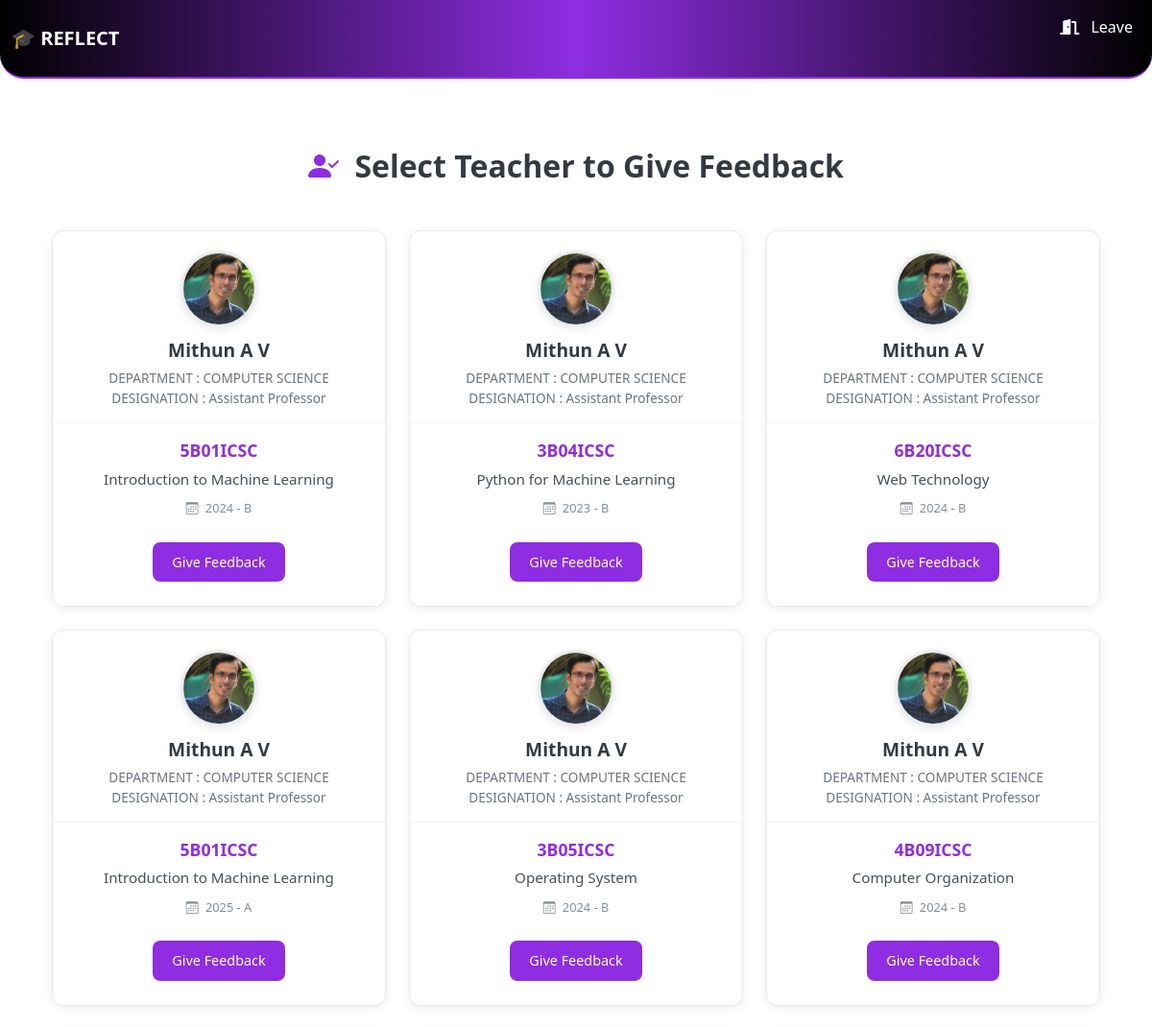
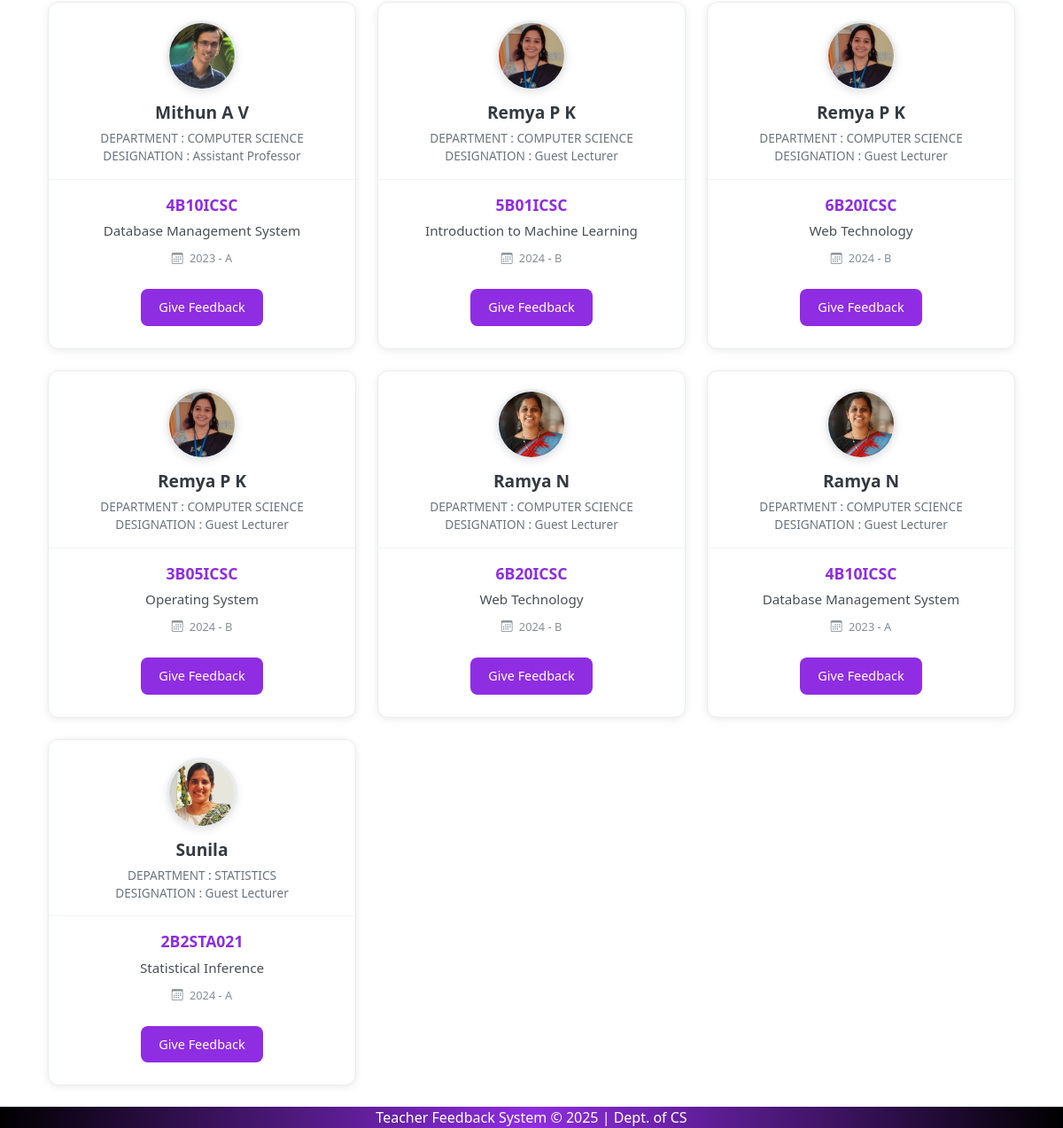
/student-feedback/teachers/, run on the app's committed database (2 pictures, top to bottom).
### feedback_app/models.py (models this page shows, shortened)
class TeacherBatch(models.Model):
    teacher_batch_id = models.AutoField(primary_key=True)
    teacher = models.ForeignKey(Teacher, on_delete=models.CASCADE)
    batch = models.ForeignKey(Batch, on_delete=models.CASCADE)
    course = models.ForeignKey(Course, on_delete=models.CASCADE)
    department = models.ForeignKey(Department, on_delete=models.CASCADE)
    is_active_for_feedback = models.BooleanField(default=False)  # NEW FIELD for teacher-course feedback activation
    class Meta:
        unique_together = ('teacher', 'batch', 'course', 'department')

class Teacher(models.Model):
    user = models.OneToOneField(User, on_delete=models.CASCADE, null=True, blank=True)  # <-- Add this line
    teacher_id = models.AutoField(primary_key=True)
    name = models.CharField(max_length=100)
    dept = models.ForeignKey(Department, on_delete=models.CASCADE)
    designation = models.CharField(max_length=100)
    gender = models.CharField(max_length=10)
    role = models.ForeignKey(Role, on_delete=models.CASCADE)
    fb_active = models.BooleanField(default=False)
    profile_picture = models.ImageField(upload_to='profile_pics/', blank=True, null=True)

class Department(models.Model):
    dept_id = models.AutoField(primary_key=True)
    dept_name = models.CharField(max_length=100)

class Course(models.Model):
    course_id = models.AutoField(primary_key=True)
    name = models.CharField(max_length=200)
    code = models.CharField(max_length=50)
    credit = models.IntegerField()
    dept = models.ForeignKey(Department, on_delete=models.CASCADE)
    pgm = models.ForeignKey(Programme, on_delete=models.CASCADE)

class Batch(models.Model):
    batch_id = models.AutoField(primary_key=True)
    course = models.ForeignKey('Course', on_delete=models.CASCADE)
    acad_year = models.CharField(max_length=10)
    part = models.CharField(max_length=20)
    is_active = models.BooleanField(default=False)  # NEW FIELD for batch activation

### feedback_app/views.py (the view)
# urls.py: path('student-feedback/teachers/', views.select_teacher_for_feedback, name='select_teacher_for_feedback'),
def select_teacher_for_feedback(request):
    print("🔥🔥🔥 VIEW IS BEING CALLED 🔥🔥🔥")
    active_teacher_batches = TeacherBatch.objects.filter(
        batch__is_active=True,
        is_active_for_feedback=True
    ).select_related('teacher', 'course', 'batch', 'department')
    print(f"🎯 Found {active_teacher_batches.count()} active teacher-batch combinations")
    teacher_courses = {}
    for tb in active_teacher_batches:
        teacher = tb.teacher
        if teacher not in teacher_courses:
            teacher_courses[teacher] = []
        teacher_courses[teacher].append(tb)
    print(f"🎯 Final teacher_courses dict has {len(teacher_courses)} teachers")
    print(f"🎯 teacher_courses is empty: {not teacher_courses}")
    context = {
        'teacher_courses': teacher_courses
    }
    return render(request, 'active_teacher_list.html', context)

### feedback_app/context_processors.py (called while the page is built)
def is_admin(request):
    user = request.user
    return {'is_admin': user.is_superuser or user.groups.filter(name='admin').exists()}

def is_hod(request):
    return {'is_hod': request.user.groups.filter(name='hod').exists()}

def is_teacher(request):
    return {'is_teacher': request.user.groups.filter(name='teacher').exists()}

### templates/active_teacher_list.html (shortened to what this page needs)
{% extends 'base.html' %}
{% block content %}
<div class="container mt-5">
    <link rel="stylesheet" href="https://cdn.jsdelivr.net/npm/bootstrap-icons@1.10.5/font/bootstrap-icons.css">
    <h2 class="dashboard-heading">
        <i class="bi bi-person-check-fill me-2"></i>
        Select Teacher to Give Feedback
    </h2>
    {% if teacher_courses %}
        <div class="row g-4">
            {% for teacher, courses in teacher_courses.items %}
                {% for course_assignment in courses %}
                    <div class="col-md-6 col-lg-4">
                        <div class="feedback-card h-100">
                            <div class="teacher-section">
                                <div class="teacher-avatar">
                                    {% if teacher.profile_picture %}
                                        <img src="{{ teacher.profile_picture.url }}"
                                             alt="{{ teacher.name }}"
                                             style="width: 100%; height: 100%; object-fit: cover;">
                                    {% else %}
                                        <div style="width: 100%; height: 100%; background: #f8f9fa; display: flex; align-items: center; justify-content: center;">
                                            <i class="bi bi-person-fill" style="font-size: 2rem; color: #adb5bd;"></i>
                                        </div>
                                    {% endif %}
                                </div>
                                <h5 class="teacher-name">{{ teacher.name }}</h5>
                                <div class="teacher-details">
                                    <div>DEPARTMENT : {{ teacher.dept.dept_name }}</div>
                                    <div>DESIGNATION : {{ teacher.designation }}</div>
                                </div>
                            </div>
                            <div class="course-section">
                                <div class="course-code">{{ course_assignment.course.code }}</div>
                                <div class="course-name">{{ course_assignment.course.name }}</div>
                                <div class="batch-info">
                                    <i class="bi bi-calendar3 me-1"></i>
                                    {{ course_assignment.batch.acad_year }} - {{ course_assignment.batch.part }}
                                </div>
                                <a href="{% url 'student_feedback_form_by_teacher_course' course_assignment.teacher_batch_id %}"
                                   class="feedback-btn">
                                    Give Feedback
                                </a>
                            </div>
                        </div>
                    </div>
                {% endfor %}
            {% endfor %}
        </div>
    {% endif %}
</div>
{% endblock %}

### templates/active_teacher_list.html (style rules this page uses)
.feedback-card { background: white; border: 1px solid #e9ecef; border-radius: 12px; box-shadow: 0 2px 10px rgba(0, 0, 0, 0.08); transition: all 0.3s ease; overflow: hidden; }
.teacher-section { padding: 20px 15px 15px 15px; text-align: center; border-bottom: 1px solid #f1f3f4; }
.teacher-avatar { width: 80px; height: 80px; border-radius: 50%; border: 3px solid #e9ecef; overflow: hidden; margin: 0 auto 12px auto; box-shadow: 0 2px 8px rgba(0, 0, 0, 0.1); }
.teacher-name { font-size: 1.2rem; font-weight: 600; color: #343a40; margin-bottom: 8px; }
.teacher-details { color: #6c757d; font-size: 0.85rem; line-height: 1.5; }
.course-section { padding: 15px 15px 25px 15px; text-align: center; }
.course-code { font-size: 1.1rem; font-weight: 700; color: #8e2de2; margin-bottom: 5px; }
.course-name { font-size: 0.95rem; color: #495057; margin-bottom: 10px; font-weight: 500; }
.batch-info { font-size: 0.8rem; color: #868e96; margin-bottom: 25px; }
.feedback-btn { background: #8e2de2; color: white; border: none; border-radius: 8px; padding: 10px 20px; font-weight: 500; font-size: 0.9rem; text-decoration: none; display: inline-block; transition: all 0.3s ease; }
.dashboard-heading { font-size: 2rem; font-weight: 600; color: #343a40; text-align: center; margin-bottom: 3rem; }
.dashboard-heading i { color: #8e2de2; }

### data on the page
Teacher: name "Mithun A V", dept.dept_name "COMPUTER SCIENCE", designation "Assistant Professor"
TeacherBatch: profile_picture (picture), course.code "5B01ICSC", course.name "Introduction to Machine Learning", batch.acad_year "2024", batch.part "B"
TeacherBatch: profile_picture (picture), course.code "3B04ICSC", course.name "Python for Machine Learning", batch.acad_year "2023", batch.part "B"
TeacherBatch: profile_picture (picture), course.code "6B20ICSC", course.name "Web Technology", batch.acad_year "2024", batch.part "B"
TeacherBatch: profile_picture (picture), course.code "5B01ICSC", course.name "Introduction to Machine Learning", batch.acad_year "2025", batch.part "A"
TeacherBatch: profile_picture (picture), course.code "3B05ICSC", course.name "Operating System", batch.acad_year "2024", batch.part "B"
TeacherBatch: profile_picture (picture), course.code "4B09ICSC", course.name "Computer Organization", batch.acad_year "2024", batch.part "B"
TeacherBatch: profile_picture (picture), course.code "4B10ICSC", course.name "Database Management System", batch.acad_year "2023", batch.part "A"
Teacher: name "Remya P K", dept.dept_name "COMPUTER SCIENCE", designation "Guest Lecturer"
TeacherBatch: profile_picture (picture), course.code "5B01ICSC", course.name "Introduction to Machine Learning", batch.acad_year "2024", batch.part "B"
TeacherBatch: profile_picture (picture), course.code "6B20ICSC", course.name "Web Technology", batch.acad_year "2024", batch.part "B"
TeacherBatch: profile_picture (picture), course.code "3B05ICSC", course.name "Operating System", batch.acad_year "2024", batch.part "B"
Teacher: name "Ramya N", dept.dept_name "COMPUTER SCIENCE", designation "Guest Lecturer"
TeacherBatch: profile_picture (picture), course.code "6B20ICSC", course.name "Web Technology", batch.acad_year "2024", batch.part "B"
TeacherBatch: profile_picture (picture), course.code "4B10ICSC", course.name "Database Management System", batch.acad_year "2023", batch.part "A"
Teacher: name "Sunila", dept.dept_name "STATISTICS", designation "Guest Lecturer"
TeacherBatch: profile_picture (picture), course.code "2B2STA021", course.name "Statistical Inference", batch.acad_year "2024", batch.part "A"
